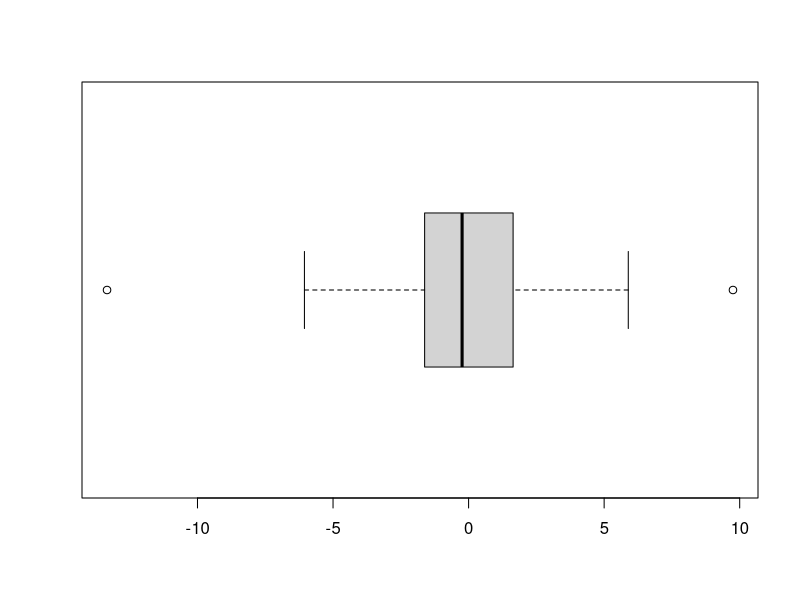
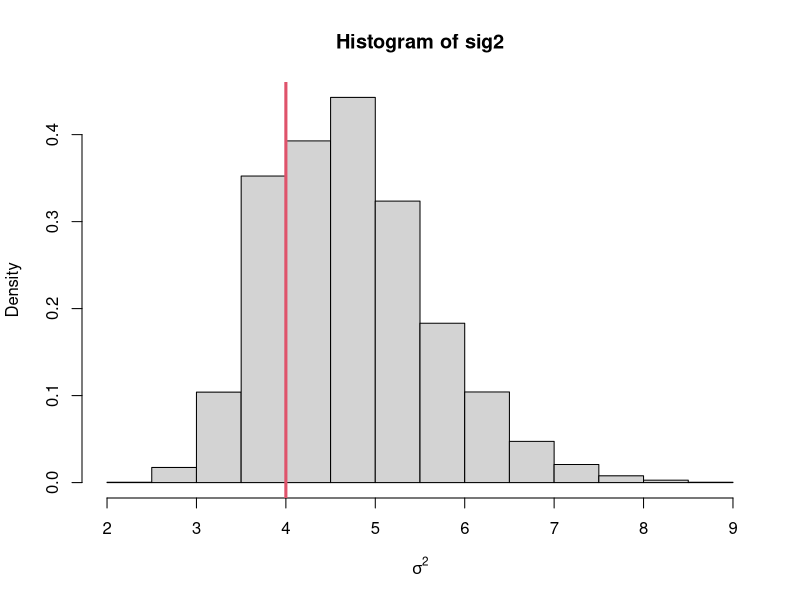
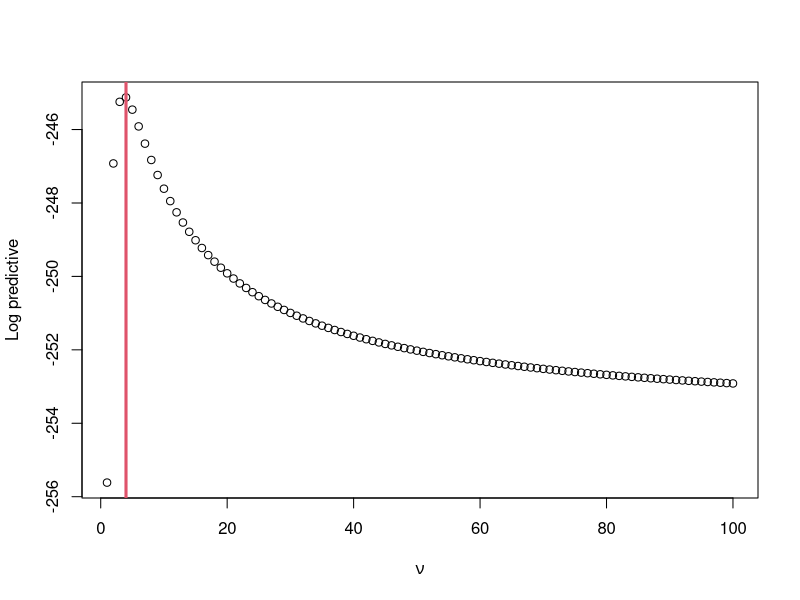

These charts were generated, in order, by the following R code:
rm(list = ls())

# Simulating some artificial data
set.seed(2325)
n   = 100
sig = 2
nu  = 4
y   = sig*rt(n,df=nu)
boxplot(y,horizontal=TRUE)


# SIR to draw from p(σ2|y,v)
# Below we implement SIR by sampling from a highly inefficient candidate density, U(0,100).

dt.hedi = function(sig2){
  prod(dt(y/sqrt(sig2),df=nu)/sqrt(sig2))
}

set.seed(4321)
M = 10000
sig2.t = runif(M,0,100)
w = rep(0,M)
for (i in 1:M)
  w[i] = dt.hedi(sig2.t[i])

sig2 = sample(sig2.t,size=M,replace=T,prob=w)

hist(sig2,xlab=expression(sigma^2),prob=TRUE)
abline(v=sig^2,col=2,lwd=3)




dt.hedi = function(sig2, nu){
  sum(dt(y/sqrt(sig2),df=nu,log=TRUE)-0.5*log(sig2))
}

M = 1000
sig2 = 1/rgamma(M,3.5,3.5)
nu.max = 100
nus = 1:nu.max
logpred = matrix(0,M,nu.max)
for (j in 1:M)
  for (i in 1:nu.max)
    logpred[j,i] = dt.hedi(sig2[j],nus[i])
A = max(logpred)
logpred1 = logpred-A
pred1 = exp(logpred1)
logpred1 = log(apply(pred1,2,sum)) + A -log(M)
plot(nus,logpred1,ylab="Log predictive",xlab=expression(nu))
abline(v=nu,col=2,lwd=3)